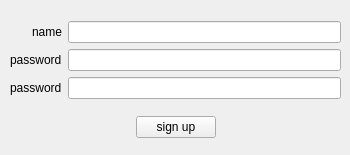
<?xml version="1.0" encoding="UTF-8"?>
<ui version="4.0">
 <class>Register</class>
 <widget class="QWidget" name="Register">
  <property name="geometry">
   <rect>
    <x>0</x>
    <y>0</y>
    <width>350</width>
    <height>155</height>
   </rect>
  </property>
  <property name="sizePolicy">
   <sizepolicy hsizetype="Fixed" vsizetype="Fixed">
    <horstretch>0</horstretch>
    <verstretch>0</verstretch>
   </sizepolicy>
  </property>
  <property name="minimumSize">
   <size>
    <width>350</width>
    <height>155</height>
   </size>
  </property>
  <property name="maximumSize">
   <size>
    <width>350</width>
    <height>155</height>
   </size>
  </property>
  <property name="windowTitle">
   <string>Register</string>
  </property>
  <widget class="QWidget" name="layoutWidget">
   <property name="geometry">
    <rect>
     <x>10</x>
     <y>10</y>
     <width>331</width>
     <height>141</height>
    </rect>
   </property>
   <layout class="QVBoxLayout" name="verticalLayout_3">
    <item>
     <layout class="QHBoxLayout" name="horizontalLayout_4">
      <item>
       <layout class="QVBoxLayout" name="verticalLayout">
        <item alignment="Qt::AlignRight">
         <widget class="QLabel" name="nameLabel">
          <property name="text">
           <string>name</string>
          </property>
         </widget>
        </item>
        <item>
         <widget class="QLabel" name="password1Label">
          <property name="text">
           <string>password</string>
          </property>
         </widget>
        </item>
        <item>
         <widget class="QLabel" name="password2Label">
          <property name="text">
           <string>password</string>
          </property>
         </widget>
        </item>
       </layout>
      </item>
      <item>
       <layout class="QHBoxLayout" name="horizontalLayout_3">
        <item>
         <layout class="QVBoxLayout" name="verticalLayout_2">
          <item>
           <widget class="QLineEdit" name="nameLine"/>
          </item>
          <item>
           <widget class="QLineEdit" name="password1Line"/>
          </item>
          <item>
           <widget class="QLineEdit" name="password2Line"/>
          </item>
         </layout>
        </item>
       </layout>
      </item>
     </layout>
    </item>
    <item>
     <layout class="QHBoxLayout" name="horizontalLayout_5">
      <item>
       <spacer name="horizontalSpacer">
        <property name="orientation">
         <enum>Qt::Horizontal</enum>
        </property>
        <property name="sizeHint" stdset="0">
         <size>
          <width>40</width>
          <height>20</height>
         </size>
        </property>
       </spacer>
      </item>
      <item>
       <widget class="QPushButton" name="signUpButton">
        <property name="text">
         <string>sign up</string>
        </property>
       </widget>
      </item>
      <item>
       <spacer name="horizontalSpacer_2">
        <property name="orientation">
         <enum>Qt::Horizontal</enum>
        </property>
        <property name="sizeHint" stdset="0">
         <size>
          <width>40</width>
          <height>20</height>
         </size>
        </property>
       </spacer>
      </item>
     </layout>
    </item>
   </layout>
  </widget>
 </widget>
 <tabstops>
  <tabstop>nameLine</tabstop>
  <tabstop>password1Line</tabstop>
  <tabstop>password2Line</tabstop>
  <tabstop>signUpButton</tabstop>
 </tabstops>
 <resources/>
 <connections/>
</ui>
